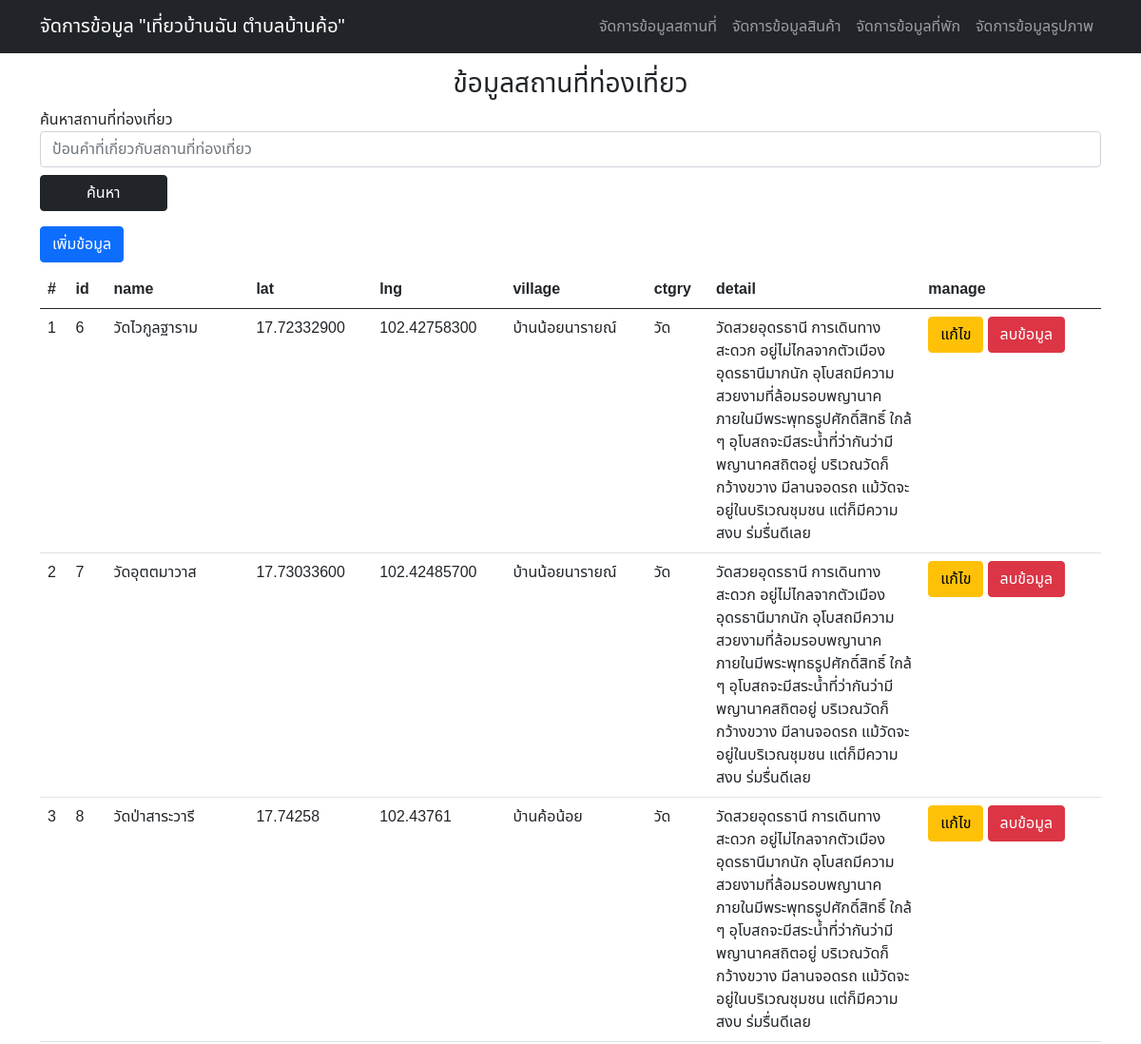
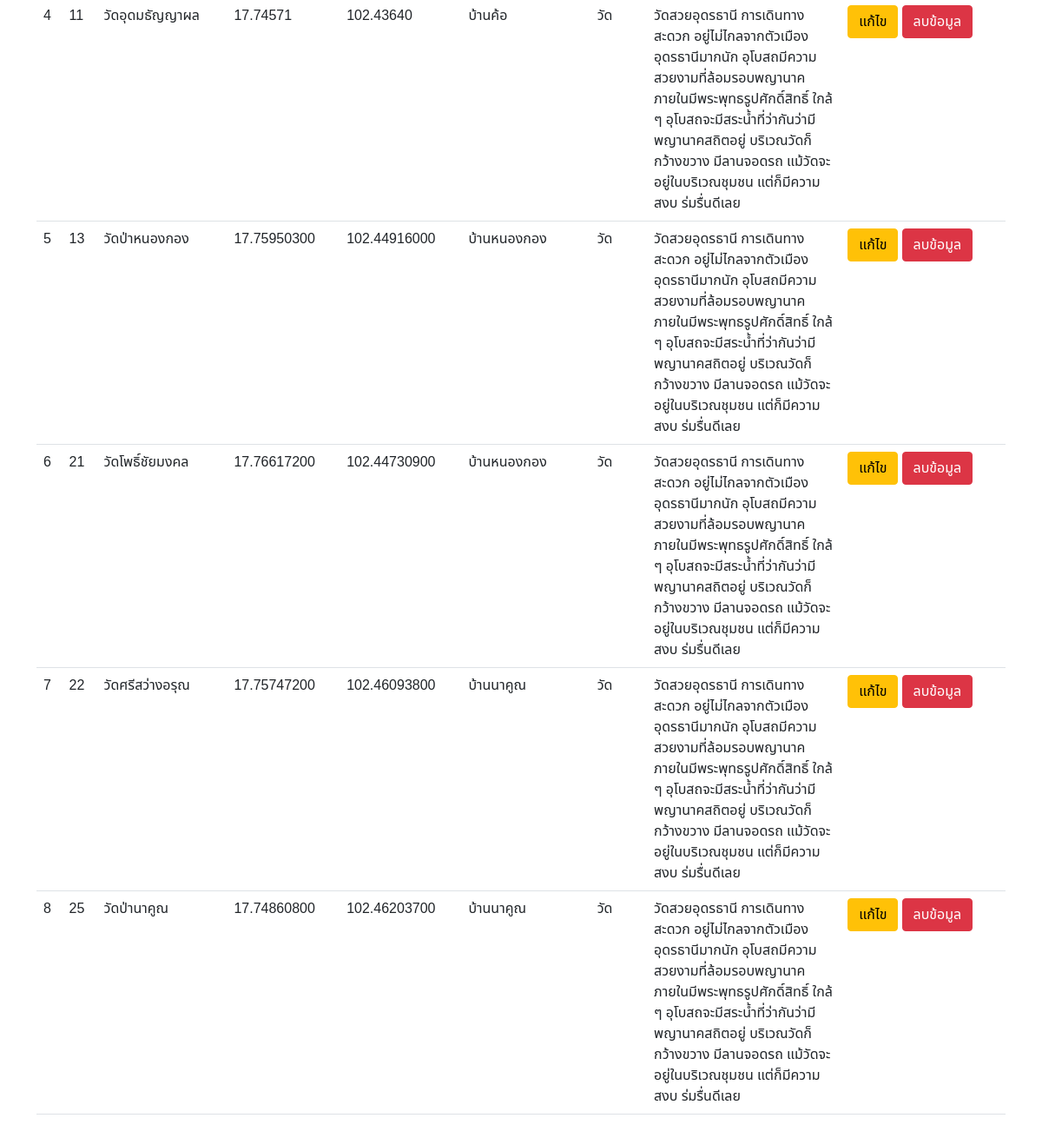
Screenshot of /project_webPro/admin/manage_place_search.php with the database file from the repository (2 pictures, top to bottom).
### tables this page shows
CREATE TABLE `place` (
  `id` int(11) NOT NULL COMMENT 'รหัสสถานที่',
  `name` varchar(50) NOT NULL COMMENT 'ชื่อสถานที่',
  `lat` text NOT NULL COMMENT 'ละติจูด',
  `lng` text NOT NULL COMMENT 'ลองจิจูด',
  `id_vill` int(11) DEFAULT NULL COMMENT 'รหัสหมู่บ้าน',
  `id_ctgry` int(11) DEFAULT NULL COMMENT 'รหัสประเภท',
  `detail` text NOT NULL COMMENT 'รายละเอียดสถานที่'
);

CREATE TABLE `village` (
  `id` int(11) NOT NULL COMMENT 'รหัสหมู่บ้าน',
  `name` varchar(50) NOT NULL COMMENT 'ชื่อหมู่บ้าน',
  `id_dis` int(11) DEFAULT NULL COMMENT 'รหัสตำบล'
);

CREATE TABLE `categories` (
  `id` int(11) NOT NULL COMMENT 'รหัสประเภทสถานที่',
  `name` varchar(50) NOT NULL COMMENT 'ชื่อประเภทสถานที่'
);

### project_webPro/admin/manage_place_search.php (the view, shortened to what this page needs)
<?php
require("../connectdb.php");
$str = $_POST["search_place"];
$sql = "SELECT p.id as 'id', p.name as 'name', lat, lng, v.name as 'village', c.name as 'ctgry', detail FROM `place` as p INNER JOIN village as v ON p.id_vill = v.id INNER JOIN categories as c ON p.id_ctgry = c.id WHERE (id_ctgry in(2,3)) AND ( p.name LIKE '%" . $str . "%' OR v.name LIKE '%" . $str . "%' OR c.name LIKE '%" . $str . "%' OR lat LIKE '%" . $str . "%' OR lng LIKE '%" . $str . "%');";
$result = mysqli_query($conn, $sql);
$i = 0;
?>
<html lang="en">
<head>
    <link rel="stylesheet" href="style.css" />
    <link href="https://cdn.jsdelivr.net/npm/bootstrap@5.0.2/dist/css/bootstrap.min.css" rel="stylesheet">
</head>
<body>
    <nav class="navbar navbar-expand-sm navbar-dark bg-dark fixed-top">
        <div class="container">
            <a href="index.php" class="navbar-brand">จัดการข้อมูล "เที่ยวบ้านฉัน ตำบลบ้านค้อ"</a>
            <div id="navbar1" class="collapse navbar-collapse">
                <ul class="navbar-nav ms-auto">
                    <li class="nav-item">
                        <a href="manage_place_page.php" class="nav-link">จัดการข้อมูลสถานที่</a>
                    </li>
                    <li class="nav-item">
                        <a href="manage_products_page.php" class="nav-link">จัดการข้อมูลสินค้า</a>
                    </li>
                    <li class="nav-item">
                        <a href="manage_hotel_page.php" class="nav-link">จัดการข้อมูลที่พัก</a>
                    </li>
                    <li class="nav-item">
                        <a href="manage_pic_page.php" class="nav-link">จัดการข้อมูลรูปภาพ</a>
                    </li>
                </ul>
            </div>
        </div>
    </nav>
    <br>
    <section class="manage-hotel my-5">
        <div class="container my-5">
            <h3 class="mt-5 text-center">ข้อมูลสถานที่ท่องเที่ยว</h3>
            <form action="manage_place_search.php" class="form-group" method="post">
                <label for="">ค้นหาสถานที่ท่องเที่ยว</label>
                <input type="text" placeholder="ป้อนคำที่เกี่ยวกับสถานที่ท่องเที่ยว" name="search_place" class="form-control">
                <input type="submit" value="ค้นหา" class="btn btn-dark my-2 px-5">
            </form>
            <a href="form/insertfrm_hotel.php" class="btn btn-primary my-2">เพิ่มข้อมูล</a>
            <table class="table table-hover">
                <thead>
                    <tr>
                        <th scope="col">#</th>
                        <th scope="col">id</th>
                        <th scope="col">name</th>
                        <th scope="col">lat</th>
                        <th scope="col">lng</th>
                        <th scope="col">village</th>
                        <th scope="col">ctgry</th>
                        <th scope="col" style="width: 20%;">detail</th>
                        <th scope="col">manage</th>
                    </tr>
                </thead>
                <tbody>
                    <?php while ($row = mysqli_fetch_array($result)) { ?>
                        <tr>
                            <td><?php echo $i + 1; ?></td>
                            <td><?php echo $row['id']; ?></td>
                            <td><?php echo $row['name']; ?></td>
                            <td><?php echo $row['lat']; ?></td>
                            <td><?php echo $row['lng']; ?></td>
                            <td><?php echo $row['village']; ?></td>
                            <td><?php echo $row['ctgry']; ?></td>
                            <td><?php echo $row['detail']; ?></td>
                            <td>
                                <a href="form/updatefrm_place_at.php?id=<?php echo $row['id']; ?>" class="btn btn-warning">แก้ไข</a>
                                <a href="manage/deleteData_place_at.php?id=<?php echo $row['id']; ?>" class="btn btn-danger" onclick="return confirm('คุณต้องการลบข้อมูลหรือไม่')">ลบข้อมูล</a>
                            </td>
                        </tr>
                    <?php
                        $i++;
                    }
                    ?>
                </tbody>
            </table>
        </div>
    </section>
</body>
</html>

### project_webPro/admin/style.css (style rules this page uses)
* { margin: 0; padding: 0; box-sizing: border-box; font-family: "Noto Sans Thai", sans-serif; }

### rows the page displays
place: id "6", name "วัดไวกูลฐาราม", lat "17.72332900", lng "102.42758300", id_vill.name "บ้านน้อยนารายณ์", id_ctgry.name "วัด", detail "วัดสวยอุดรธานี การเดินทางสะดวก อยู่ไม่ไกลจากตัวเมืองอุดรธานีมากนัก อุโบสถมีความสวยงามที่ล้อมรอบพญานาค ภายในมีพระพุทธรูปศักดิ์สิทธิ์ ใกล้ ๆ อุโบสถจะมีสระน้ำที่ว่ากันว่ามีพญานาคสถิตอยู่ บริเวณวัดก็กว้างขวาง มีลานจอดรถ แม้วัดจะอยู่ในบริเวณชุมชน แต่ก็มีความสงบ ร่มรื่นดีเลย"
place: id "7", name "วัดอุตตมาวาส", lat "17.73033600", lng "102.42485700", id_vill.name "บ้านน้อยนารายณ์", id_ctgry.name "วัด", detail "วัดสวยอุดรธานี การเดินทางสะดวก อยู่ไม่ไกลจากตัวเมืองอุดรธานีมากนัก อุโบสถมีความสวยงามที่ล้อมรอบพญานาค ภายในมีพระพุทธรูปศักดิ์สิทธิ์ ใกล้ ๆ อุโบสถจะมีสระน้ำที่ว่ากันว่ามีพญานาคสถิตอยู่ บริเวณวัดก็กว้างขวาง มีลานจอดรถ แม้วัดจะอยู่ในบริเวณชุมชน แต่ก็มีความสงบ ร่มรื่นดีเลย"
place: id "8", name "วัดป่าสาระวารี", lat "17.74258", lng "102.43761", id_vill.name "บ้านค้อน้อย", id_ctgry.name "วัด", detail "วัดสวยอุดรธานี การเดินทางสะดวก อยู่ไม่ไกลจากตัวเมืองอุดรธานีมากนัก อุโบสถมีความสวยงามที่ล้อมรอบพญานาค ภายในมีพระพุทธรูปศักดิ์สิทธิ์ ใกล้ ๆ อุโบสถจะมีสระน้ำที่ว่ากันว่ามีพญานาคสถิตอยู่ บริเวณวัดก็กว้างขวาง มีลานจอดรถ แม้วัดจะอยู่ในบริเวณชุมชน แต่ก็มีความสงบ ร่มรื่นดีเลย"
place: id "11", name "วัดอุดมธัญญาผล", lat "17.74571", lng "102.43640", id_vill.name "บ้านค้อ", id_ctgry.name "วัด", detail "วัดสวยอุดรธานี การเดินทางสะดวก อยู่ไม่ไกลจากตัวเมืองอุดรธานีมากนัก อุโบสถมีความสวยงามที่ล้อมรอบพญานาค ภายในมีพระพุทธรูปศักดิ์สิทธิ์ ใกล้ ๆ อุโบสถจะมีสระน้ำที่ว่ากันว่ามีพญานาคสถิตอยู่ บริเวณวัดก็กว้างขวาง มีลานจอดรถ แม้วัดจะอยู่ในบริเวณชุมชน แต่ก็มีความสงบ ร่มรื่นดีเลย"
place: id "13", name "วัดป่าหนองกอง", lat "17.75950300", lng "102.44916000", id_vill.name "บ้านหนองกอง", id_ctgry.name "วัด", detail "วัดสวยอุดรธานี การเดินทางสะดวก อยู่ไม่ไกลจากตัวเมืองอุดรธานีมากนัก อุโบสถมีความสวยงามที่ล้อมรอบพญานาค ภายในมีพระพุทธรูปศักดิ์สิทธิ์ ใกล้ ๆ อุโบสถจะมีสระน้ำที่ว่ากันว่ามีพญานาคสถิตอยู่ บริเวณวัดก็กว้างขวาง มีลานจอดรถ แม้วัดจะอยู่ในบริเวณชุมชน แต่ก็มีความสงบ ร่มรื่นดีเลย"
place: id "21", name "วัดโพธิ์ชัยมงคล", lat "17.76617200", lng "102.44730900", id_vill.name "บ้านหนองกอง", id_ctgry.name "วัด", detail "วัดสวยอุดรธานี การเดินทางสะดวก อยู่ไม่ไกลจากตัวเมืองอุดรธานีมากนัก อุโบสถมีความสวยงามที่ล้อมรอบพญานาค ภายในมีพระพุทธรูปศักดิ์สิทธิ์ ใกล้ ๆ อุโบสถจะมีสระน้ำที่ว่ากันว่ามีพญานาคสถิตอยู่ บริเวณวัดก็กว้างขวาง มีลานจอดรถ แม้วัดจะอยู่ในบริเวณชุมชน แต่ก็มีความสงบ ร่มรื่นดีเลย"
place: id "22", name "วัดศรีสว่างอรุณ", lat "17.75747200", lng "102.46093800", id_vill.name "บ้านนาคูณ", id_ctgry.name "วัด", detail "วัดสวยอุดรธานี การเดินทางสะดวก อยู่ไม่ไกลจากตัวเมืองอุดรธานีมากนัก อุโบสถมีความสวยงามที่ล้อมรอบพญานาค ภายในมีพระพุทธรูปศักดิ์สิทธิ์ ใกล้ ๆ อุโบสถจะมีสระน้ำที่ว่ากันว่ามีพญานาคสถิตอยู่ บริเวณวัดก็กว้างขวาง มีลานจอดรถ แม้วัดจะอยู่ในบริเวณชุมชน แต่ก็มีความสงบ ร่มรื่นดีเลย"
place: id "25", name "วัดป่านาคูณ", lat "17.74860800", lng "102.46203700", id_vill.name "บ้านนาคูณ", id_ctgry.name "วัด", detail "วัดสวยอุดรธานี การเดินทางสะดวก อยู่ไม่ไกลจากตัวเมืองอุดรธานีมากนัก อุโบสถมีความสวยงามที่ล้อมรอบพญานาค ภายในมีพระพุทธรูปศักดิ์สิทธิ์ ใกล้ ๆ อุโบสถจะมีสระน้ำที่ว่ากันว่ามีพญานาคสถิตอยู่ บริเวณวัดก็กว้างขวาง มีลานจอดรถ แม้วัดจะอยู่ในบริเวณชุมชน แต่ก็มีความสงบ ร่มรื่นดีเลย"
